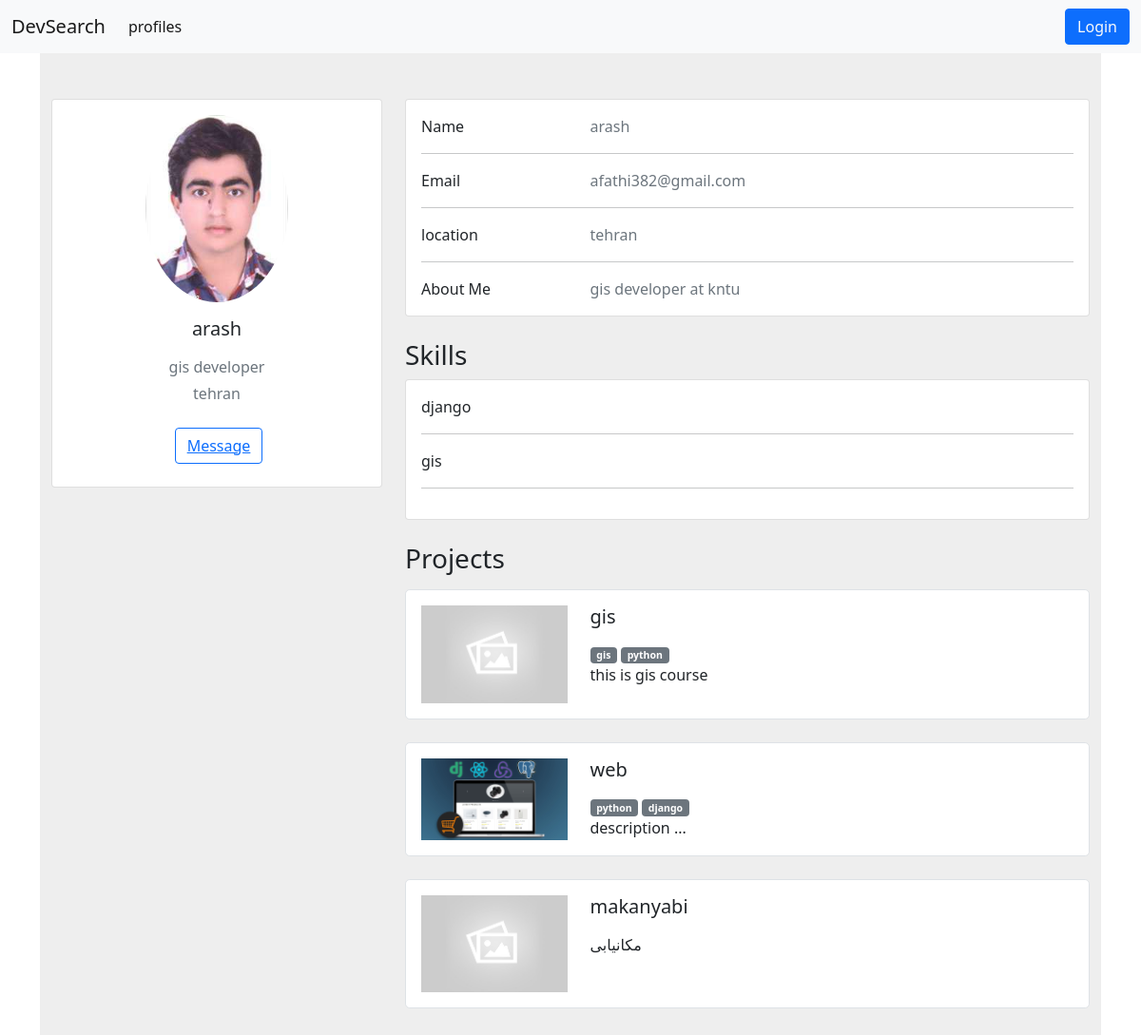
The app's page /user-profile/612a206c-05a4-451e-997d-dfed4cce1891 with its own data.
### users/models.py (models this page shows, shortened)
class Profile(models.Model):
    user = models.OneToOneField(
        User, on_delete=models.CASCADE, null=True, blank=True)
    name = models.CharField(max_length=200, blank=True, null=True)
    email = models.EmailField(max_length=500, blank=True, null=True)
    username = models.CharField(max_length=200, blank=True, null=True)
    location = models.CharField(max_length=200, blank=True, null=True)
    short_intro = models.CharField(max_length=200, blank=True, null=True)
    bio = models.TextField(blank=True, null=True)
    profile_image = models.ImageField(
        null=True, blank=True, upload_to='profiles/', default="profiles/user-default.png")
    social_github = models.CharField(max_length=200, blank=True, null=True)
    social_twitter = models.CharField(max_length=200, blank=True, null=True)
    social_linkedin = models.CharField(max_length=200, blank=True, null=True)
    social_youtube = models.CharField(max_length=200, blank=True, null=True)
    social_website = models.CharField(max_length=200, blank=True, null=True)
    created = models.DateTimeField(auto_now_add=True)
    id= models.UUIDField(default=uuid.uuid4, unique=True, primary_key=True, editable=False)

class Skill(models.Model):
    owner = models.ForeignKey(
        Profile, on_delete=models.CASCADE, null=True, blank=True)
    name = models.CharField(max_length=200, blank=True, null=True)
    description = models.TextField(null=True, blank=True)
    created = models.DateTimeField(auto_now_add=True)
    id = models.UUIDField(default=uuid.uuid4, unique=True,
                          primary_key=True, editable=False)

### projects/models.py (models this page shows, shortened)
class Project(models.Model):
    owner = models.ForeignKey(
        Profile, null=True, blank=True, on_delete=models.CASCADE)
    title= models.CharField(max_length=200)
    description= models.TextField(null=True , blank=True)
    project_image = models.ImageField(
        null=True, blank=True, upload_to='projects/', default="default.jpg")
    demo_link= models.CharField(max_length=2000, null=True , blank=True)
    source_link= models.CharField(max_length=2000, null=True , blank=True)
    tags= models.ManyToManyField('Tag', blank=True)
    vote_ratio= models.IntegerField(default=0, null=True, blank=True)
    vote_total= models.IntegerField(default=0, null=True, blank=True)
    created=models.DateTimeField(auto_now_add=True)
    id= models.UUIDField(default=uuid.uuid4, unique=True, primary_key=True, editable=False)

class Tag(models.Model):
    name= models.CharField(max_length=200)
    created=models.TimeField(auto_now_add=True)
    id= models.UUIDField(default=uuid.uuid4, unique=True, primary_key=True, editable=False)
    def __str__(self):
        return self.name

### users/views.py (the view)
# urls.py: path('user-profile/<str:pk>', views.userProfile , name='userProfile'),
def userProfile(request, pk):
    profile= Profile.objects.get(id= pk)
    skills= profile.skill_set.all()
    projects= profile.project_set.all()
    return render(request,'user-profile.html',{'profile': profile , 'skills': skills, 'projects':projects})

### users/templates/user-profile.html (shortened to what this page needs)
{% extends 'main.html' %}
{% block content %}
<section style="background-color: #eee;">
    <div class="container py-5">
      <div class="row">
        <div class="col-lg-4">
          <div class="card mb-4">
            <div class="card-body text-center">
              <img src="{{profile.profile_image.url}}" alt="avatar" class="rounded-circle img-fluid" style="width: 150px;">
              <h5 class="my-3">{{profile.name}}</h5>
              <p class="text-muted mb-1">{{profile.short_intro}}</p>
              <p class="text-muted mb-4">{{profile.location}}</p>
              <div class="d-flex justify-content-center mb-2">
                {% if profile.id == request.user.profile.id %}
                <button type="submit" class="btn btn-outline-primary ms-1 disabled "><a href="{% url 'create-message' profile.id %}">Message</a></button>
                {% else %}
                <button type="submit" class="btn btn-outline-primary ms-1 "><a href="{% url 'create-message' profile.id %}">Message</a></button>
                {% endif %}
              </div>
            </div>
          </div>
        </div>
        <div class="col-lg-8">
          <div class="card mb-4">
            <div class="card-body">
              <div class="row">
                <div class="col-sm-3">
                  <p class="mb-0">Name</p>
                </div>
                <div class="col-sm-9">
                  <p class="text-muted mb-0">{{profile.name}}</p>
                </div>
              </div>
              <hr>
              <div class="row">
                <div class="col-sm-3">
                  <p class="mb-0">Email</p>
                </div>
                <div class="col-sm-9">
                  <p class="text-muted mb-0">{{profile.email}}</p>
                </div>
              </div>
              <hr>
              <div class="row">
                <div class="col-sm-3">
                  <p class="mb-0">location</p>
                </div>
                <div class="col-sm-9">
                  <p class="text-muted mb-0">{{profile.location}}</p>
                </div>
              </div>
              <hr>
              <div class="row">
                <div class="col-sm-3">
                  <p class="mb-0">About Me</p>
                </div>
                <div class="col-sm-9">
                  <p class="text-muted mb-0">{{profile.bio}}</p>
                </div>
              </div>
            </div>
          </div>
          <h3>Skills</h3>
            <div class="card mb-4">
              <div class="card-body">
              {% for skill in skills %}
                <div class="row">
                  <div class="col-sm-3">
                    <p class="mb-0">{{skill.name}}</p>
                  </div>
                  <div class="col-sm-9">
                  </div>
                </div>
                <hr>
                {% endfor %}
              </div>
            </div>
          <div class="d-flex justify-content mb-2">
            <h3>Projects</h3>
          </div>
          {% for project in projects %}
                  <div class="card shadow-0 border rounded-3">
                    <div class="card-body">
                      <div class="row">
                        <div class="col-md-8 col-lg-3 col-xl-3 mb-4 mb-lg-0">
                          <div class="bg-image hover-zoom ripple rounded ripple-surface">
                            <a class="link-secondary text-decoration-none" href="{% url 'project' project.id %}"><img
                              src="{{project.project_image.url}}"
                              class="w-100"
                            /></a>
                          </div>
                        </div>
                        <div class="col-md-6 col-lg-6 col-xl-6">
                          <h5><a class="link-dark text-decoration-none" href="{% url 'project' project.id %}">{{project.title}}</a></h5>
                          <div class="d-flex flex-row">
                          </div>
                          <div class="mt-1 mb-0 text-muted small">
                            {% for tag in project.tags.all %}
                            <span class="badge bg-secondary">
                                {{tag}}
                            </span>
                            {% endfor %}
                          </div>
                          <p class="text-truncate mb-4 mb-md-0">
                            {{project.description}}
                          </p>
                        </div>
                      </div>
                    </div>
                  </div>
                  <br>
        {% endfor %}
      </div>
    </div>
  </section>
{% endblock %}

### records on screen
Profile: profile_image (picture), name "arash", short_intro "gis developer", location "tehran", email "afathi382@gmail.com", bio "gis developer at kntu"
Skill: name "django"
Skill: name "gis"
Project: project_image (placeholder picture), title "gis", description "this is gis course"
Tag: name "gis"
Tag: name "python"
Project: project_image (picture), title "web", description "description ..."
Tag: name "django"
Project: project_image (placeholder picture), title "makanyabi", description "مکانیابی"
